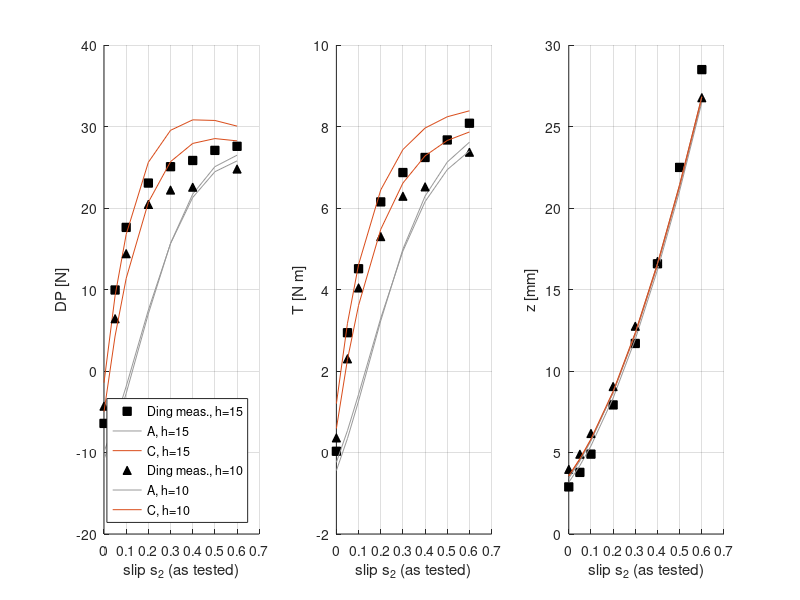

The MATLAB source for this figure:
%% RoSEy Terramechanics Model: Validation Against Published Data
% Compares the single-wheel model (Ding et al. 2009 IROS, Eqs. 16-22) with
% measured drawbar pull, torque and sinkage for Ding's wheel Wh2.
%
% Reference data (vector-extracted from the PDF figures, about +/-0.1 N):
%   Ding, Gao, Deng, Yoshida, Nagatani, "Slip ratio for lugged wheel of
%   planetary rover in deformable soil: definition and estimation,"
%   IEEE/RSJ IROS 2009, pp. 3343-3348.
%     Fig. 6(a),(c): measured DP and T vs s2 (Wh2, W = 80 N, h = 15/10 mm)
%     Fig. 12(b):    measured sinkage vs s3 (h = 15/10 mm)
%   Wh2: r = 157.35 mm, b = 165 mm, 30 lugs. Soil: kc 15.6, kphi 2407.4,
%   c 0.25 kPa, phi 31.9 deg; Wh2 fit n0 0.81, n1 1.16, K 0.011 m.
%
% Three model variants are scored:
%   A  "Current script":  shear uses theta_f, lambda_s = 0.5 (s4 definition)
%   B  A + theta_f' term:  shear uses theta_f' = acos((r - z)/Rj), Rj = r + h
%   C  Ding-faithful:      B with Ding's measured lambda_s3 (0.75 / 0.65)
% Slip conversion between definitions follows Ding 2009 Eq. 8.
%
% Metrics: RMSE, mean absolute error, max |error|, R^2.
% Author: Ayooluwa Adeyinka, RoSE Lab, Colorado School of Mines

1;  % script marker so Octave accepts the functions below

%% ======================= FUNCTIONS ======================================

function sig = normalStress(th, thf, s, P)
    N    = P.n0 + P.n1*s;
    thr  = P.c3*thf;
    thm  = (P.c1 + P.c2*s)*thf;
    kEq  = (P.kc/P.b + P.kphi)*1e3*P.r^N;
    sig  = zeros(size(th));
    front = th >= thm;
    sig(front) = kEq*max(cos(th(front)) - cos(thf), 0).^N;
    rear = ~front;
    thEq = thf - (th(rear) - thr)./(thm - thr).*(thf - thm);
    sig(rear) = kEq*max(cos(thEq) - cos(thf), 0).^N;
end

function tau = shearStress(th, thf, s, sig, P)
% Janosi-Hanamoto. With P.useThetaPrime the shear displacement starts at
% theta_f' (where the lug tips enter the soil, Ding 2009 Eq. 17 and 21).
    if P.useThetaPrime
        z   = P.r*(1 - cos(thf));
        th1 = acos(min((P.r - z)/P.Rj, 1));
    else
        th1 = thf;
    end
    j   = P.rs*((th1 - th) - (1 - s).*(sin(th1) - sin(th)));
    tau = (P.c + sig.*tan(P.phi)).*(1 - exp(-j./P.K));
end

function [W, DP, T] = wheelForces(thf, s, P)
    th  = linspace(P.c3*thf, thf, P.nInt + 1);
    sig = normalStress(th, thf, s, P);
    tau = shearStress(th, thf, s, sig, P);
    W   = P.b*simpson(P.r*sig.*cos(th) + P.rs*tau.*sin(th), th);
    DP  = P.b*simpson(P.rs*tau.*cos(th) - P.r*sig.*sin(th), th);
    T   = P.rs^2*P.b*simpson(tau, th);
end

function I = simpson(f, x)
    n = numel(x) - 1;  h = (x(end) - x(1))/n;
    I = h/3*(f(1) + 4*sum(f(2:2:n)) + 2*sum(f(3:2:n-1)) + f(end));
end

function thf = solveEntryAngle(Wt, s, P)
    lo = 1e-4;  hi = P.thfMax;
    if wheelForces(hi, s, P) < Wt, thf = NaN; return; end
    for it = 1:60
        mid = 0.5*(lo + hi);
        if wheelForces(mid, s, P) > Wt, hi = mid; else, lo = mid; end
        if hi - lo < 1e-9, break; end
    end
    thf = 0.5*(lo + hi);
end

function s = convertSlip(sOld, lamOld, lamNew, r, h)
% Ding 2009 Eq. 8: slip defined with r_s' = r + lamOld*h  ->  r_s = r + lamNew*h
    s = zeros(size(sOld));
    pos = sOld >= 0;
    s(pos)  = sOld(pos)  + (lamNew - lamOld)/(r/h + lamOld)*(1 - sOld(pos));
    s(~pos) = sOld(~pos) + (lamNew - lamOld)/(r/h + lamOld)*(1 + sOld(~pos));
end

function [DP, T, z] = predict(s, P)
    DP = NaN(size(s)); T = DP; z = DP;
    for i = 1:numel(s)
        thf = solveEntryAngle(P.W, s(i), P);
        if isnan(thf), continue; end
        [~, DP(i), T(i)] = wheelForces(thf, s(i), P);
        z(i) = P.r*(1 - cos(thf));
    end
end

function M = scoreFit(meas, pred)
    k = ~isnan(meas) & ~isnan(pred);
    e = pred(k) - meas(k);
    M.rmse = sqrt(mean(e.^2));
    M.mae  = mean(abs(e));
    M.maxe = max(abs(e));
    M.r2   = 1 - sum(e.^2)/sum((meas(k) - mean(meas(k))).^2);
    M.n    = nnz(k);
end

%% ======================= MAIN SCRIPT =====================================
clc; close all;

%% 1. PUBLISHED DATA (Ding 2009, Wh2, W = 80 N) ---------------------------
% Measured at slip s2 (defined with r + h). NaN = point not in the figure.
D.s2 = [0 0.05 0.10 0.20 0.30 0.40 0.50 0.60];
% h = 15 mm  (Ding lambda_s3 = 0.75)
D.h(1).h     = 0.015;  D.h(1).lam3 = 0.75;
D.h(1).DP    = [-6.43  9.94 17.62 23.06 25.07 25.83 27.07 27.57];   % [N]   Fig. 6(a)
D.h(1).T     = [ 0.03  2.94  4.51  6.15  6.87  7.24  7.67  8.08];   % [N m] Fig. 6(c)
D.h(1).z     = [ 2.89  3.78  4.90  7.92 11.69 16.58 22.49 28.49];   % [mm]  Fig. 12(b)
% h = 10 mm  (Ding lambda_s3 = 0.65)
D.h(2).h     = 0.010;  D.h(2).lam3 = 0.65;
D.h(2).DP    = [-4.31  6.42 14.40 20.45 22.21 22.56   NaN 24.79];
D.h(2).T     = [ 0.36  2.30  4.04  5.30  6.29  6.52   NaN  7.37];
D.h(2).z     = [ 3.97  4.90  6.17  9.05 12.75 16.72   NaN 26.77];

%% 2. MODEL PARAMETERS (Wh2 + Ding soil) ----------------------------------
B.r = 0.15735;  B.b = 0.165;  B.W = 80;
B.kc = 15.6;  B.kphi = 2407.4;  B.n0 = 0.81;  B.n1 = 1.16;
B.c = 250;  B.phi = deg2rad(31.9);  B.K = 0.011;
B.c1 = 0.5;  B.c2 = -0.3;  B.c3 = 0;
B.nInt = 80;  B.thfMax = deg2rad(80);

variants = {'A: current script', 'B: + theta_f'' (Rj = r+h)', 'C: Ding-faithful (B + lambda_s3)'};
useTP    = [false true true];
useLam3  = [false false true];
qty      = {'DP', 'T', 'z'};
units    = {'N', 'N m', 'mm'};

R = struct();  out = [];
for v = 1:numel(variants)
    for k = 1:2
        P = B;  P.h = D.h(k).h;
        P.useThetaPrime = useTP(v);
        P.Rj = P.r + P.h;
        if useLam3(v), P.lam = D.h(k).lam3; else, P.lam = 0.5; end
        P.rs = P.r + P.lam*P.h;
        sModel = convertSlip(D.s2, 1.0, P.lam, P.r, P.h);   % s2 -> model slip
        [DPp, Tp, zp] = predict(sModel, P);
        pred = {DPp, Tp, zp*1e3};
        meas = {D.h(k).DP, D.h(k).T, D.h(k).z};
        for q = 1:3
            M = scoreFit(meas{q}, pred{q});
            R(v,k,q).M = M;  R(v,k,q).pred = pred{q};  R(v,k,q).s = sModel;
            out(end+1,:) = [v, D.h(k).h*1e3, q, M.rmse, M.mae, M.maxe, M.r2]; %#ok<AGROW>
        end
    end
end

%% 3. RESULTS TABLE --------------------------------------------------------
fprintf('Validation vs Ding et al. 2009 (Wh2, W = 80 N)\n');
fprintf('%-34s %4s %4s %8s %8s %8s %7s\n', 'Variant', 'h', 'Qty', 'RMSE', 'MAE', 'Max|e|', 'R^2');
for v = 1:numel(variants)
    for k = 1:2
        for q = 1:3
            M = R(v,k,q).M;
            fprintf('%-34s %4d %4s %8.2f %8.2f %8.2f %7.3f  [%s]\n', variants{v}, ...
                    D.h(k).h*1e3, qty{q}, M.rmse, M.mae, M.maxe, M.r2, units{q});
        end
    end
end

fprintf('\nPoint-by-point, h = 15 mm (measured / A / C):\n');
fprintf('%6s | %18s | %18s | %18s\n', 's2', 'DP [N]', 'T [N m]', 'z [mm]');
for i = 1:numel(D.s2)
    fprintf('%6.2f | %5.1f %5.1f %5.1f  | %5.2f %5.2f %5.2f  | %5.1f %5.1f %5.1f\n', D.s2(i), ...
        D.h(1).DP(i), R(1,1,1).pred(i), R(3,1,1).pred(i), ...
        D.h(1).T(i),  R(1,1,2).pred(i), R(3,1,2).pred(i), ...
        D.h(1).z(i),  R(1,1,3).pred(i), R(3,1,3).pred(i));
end

csvwrite('validation_metrics.csv', out);   % cols: variant, h[mm], qty(1 DP,2 T,3 z), RMSE, MAE, max, R2

%% 4. PLOTS ----------------------------------------------------------------
figure('Name', 'Validation: Ding Wh2, 80 N');
mk = {'ks', 'k^'};  ln = {'-', '--', '-'};  lc = {[0.6 0.6 0.6], [0.2 0.4 0.8], [0.85 0.3 0.1]};
for q = 1:3
    subplot(1,3,q); hold on; grid on;
    for k = 1:2
        meas = {D.h(k).DP, D.h(k).T, D.h(k).z};
        plot(D.s2, meas{q}, mk{k}, 'MarkerFaceColor', 'k', 'DisplayName', sprintf('Ding meas., h=%d', D.h(k).h*1e3));
        for v = [1 3]
            plot(D.s2, R(v,k,q).pred, ln{v}, 'Color', lc{v}, 'DisplayName', sprintf('%s, h=%d', variants{v}(1), D.h(k).h*1e3));
        end
    end
    xlabel('slip s_2 (as tested)'); ylabel(sprintf('%s [%s]', qty{q}, units{q}));
end
subplot(1,3,1); legend('Location', 'southeast');
